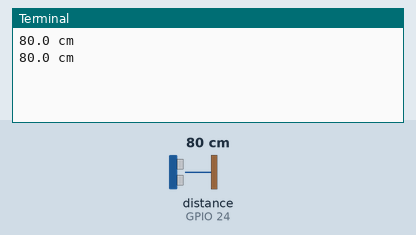
This program was run on a simulated Raspberry Pi (BCM pin numbers). Shown: the last lines printed to the terminal. The test bench sets the inputs (shaded band); at power-on: distance to the obstacle (sensor on GPIO 24) 80 cm. The echo pulse lasts 58.3 µs per cm; the clock reads 2024-03-15 10:24:30 at power-on unless the program sets it.

Above: at 1.2 s.
1.3 s: distance to the obstacle (sensor on GPIO 24) set to 2 cm
At 2.6 s:
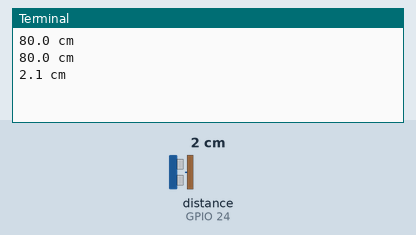
2.8 s: distance to the obstacle (sensor on GPIO 24) set to 4 cm
At 3.8 s:
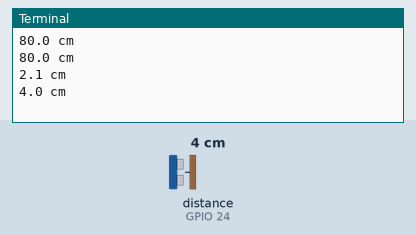
Timing chart, 0 to 5.8 s (numbered marks = the images above; inputs shaded):
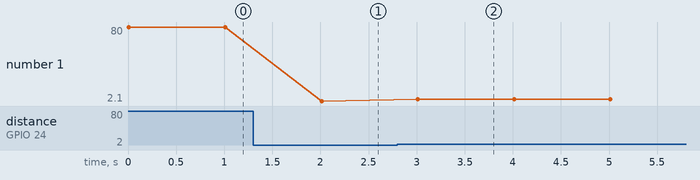

The program:

ultrasonic_distance.py
```python
import RPi.GPIO as GPIO
import time

GPIO.setmode(GPIO.BCM)

GPIO_TRIGGER = 18
GPIO_ECHO =24

GPIO.setup(GPIO_TRIGGER, GPIO.OUT)
GPIO.setup(GPIO_ECHO, GPIO.IN)

def distance():
    GPIO.output(GPIO_TRIGGER, True)

    time.sleep(0.00001)
    GPIO.output(GPIO_TRIGGER, False)

    StartTime = time.time()
    StopTime = time.time()


    while GPIO.input(GPIO_ECHO) == 0:
        StartTime = time.time()

    while GPIO.input(GPIO_ECHO) == 1:
        StopTime = time.time()

    TimeElapsed = StopTime - StartTime

    # calc distance based on sound speed
    distance = (TimeElapsed * 34300) / 2

    return distance

try :
    while True:
        dist = distance()
        print( "%.1f cm" % dist )
        time.sleep(1)
except KeyboardInjterrupt:
        print("Stopped by user")
        GPIO.cleanup()
```

Measured:
- after the input at 1.3 s, the terminal: prints a new line after 0.71 s (image 1)
- after the input at 2.8 s, the terminal: prints a new line after 0.21 s (image 2)
- plotted number 1: 80 → 2.1 after the input at 1.3 s, 2.1 → 4 after the input at 2.8 s
